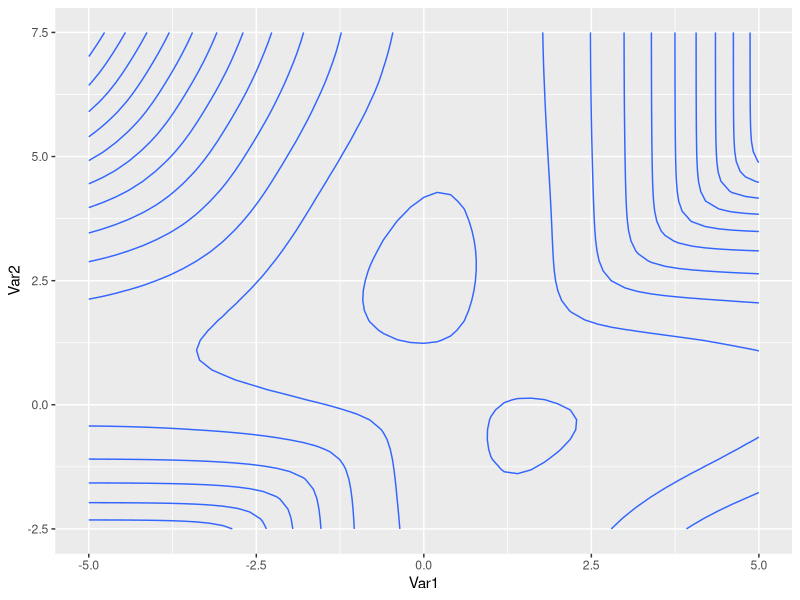

The R script that drew this image:
## ---- chunk 1
knitr::opts_chunk$set(
  echo = TRUE, 
  message = FALSE,
  warning = FALSE,
  tidy.opts = list(width.cutoff = 60),
  tidy = TRUE
  )
options(
  OutDec = ".", 
  knitr.table.format = "latex", 
  xtable.comment = FALSE
  )
## ---- chunk 2
library(dplyr)
library(ggplot2)
library(purrr)
## ---- chunk 3
rz <- function(n, k, p) {
  sample(1:k, n, replace = TRUE, p)
}

rmixnorm <- function(n, mean = list(0, 0), p = list(0.3, 0.7), sd = list(1, 1)) {
  if (length(mean) != length(p)) stop("Tamanhos diferem")
  if (sum(unlist(p)) != 1) stop("Probabilidades não somam 1")
  
  z <- rz(n, k, p)
  c(
    rnorm(sum(z == 1), mean[[1]], sd[[1]]), 
    rnorm(sum(z == 2), mean[[2]], sd[[2]])
    )
}

logmixnorm <- function(x, mean = list(0), p = list(1), sd = list(1, 1)) {
  if (length(mean) != length(p)) stop("Tamanhos diferem")
  
  k <- length(p)
  n <- length(x)
  
  sum(purrr::map_dbl(
    as_vector(x), 
    function(x) { 
      log(p[[1]]*dnorm(x, mean[[1]], 1) + p[[2]]*dnorm(x, mean[[2]], 1))
      }
    ))
}

logmixnorm_complete <- function(x, z, mean = list(0), p = list(1), sd = NULL) {
  if (length(x) != length(z) || length(mean) != length(p)) stop("Tamanhos diferem")
  
  sd <- rep(1, length(p))
  k <- length(p)
  n <- length(x)
  
  sum(purrr::map2_dbl(
    as_vector(x), as_vector(z),
    function(x, z) { log(p[[z]]) + dnorm(x, mean[[z]], 1, log = TRUE) }
    ))
  
  # sum <- 0
  # for (i in 1:n) {
  #   sum <- sum + log(p[[z[i]]]) + dnorm(x[i], mean[[z[i]]], 1, log = TRUE)
  # }
  # sum
}
## ---- chunk 4
n <- 500
mean <- list(0, 2.5)
p <- list(0.7, 0.3)
k <- 2

x <- rmixnorm(n, mean, p)

logmixnorm(x, mean, p)
## ---- chunk 5
grid_space <- 0.2
mu1 <- seq(from = -5, to = 5, by = grid_space)
mu2 <- seq(from = -2.5, to = 7.5, by = grid_space)
grid_mat <- expand.grid(mu1,mu2)
grid_mat$mm_dens <- vector(length = length(mu1))
for (i in 1:nrow(grid_mat)){
  grid_mat$mm_dens[i] <- logmixnorm(x, c(grid_mat$Var1[i], grid_mat$Var2[i]), p)
}

ggplot(grid_mat) + stat_contour(aes(x = Var1, y = Var2, z = mm_dens))
